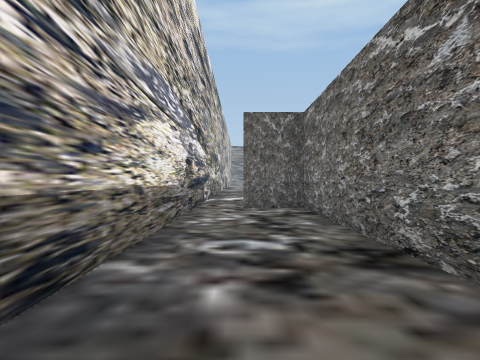
[1] (above)

24 first-person views from a walk through a 3-D level made in the Unity game engine. The camera is 1.4 m above the floor, looks level and sees 70° across. The floor is counted in squares, 2 m on a side. Each view is taken from the middle of a square. On the plan, view 1 faces up. The plan holds only what a view shows up to about 11 squares ahead; the rest is blank. The place goes on beyond the plan. Some animated figures are not drawn.

[2]
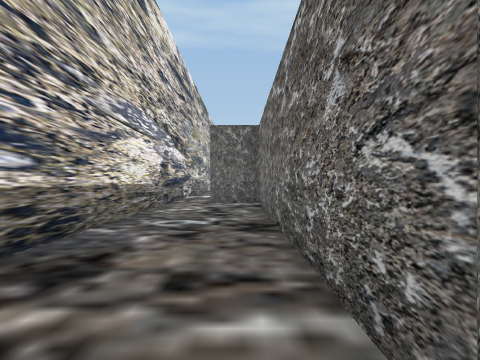

[3]
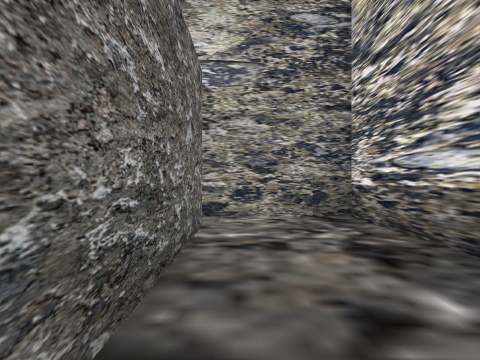

[4]
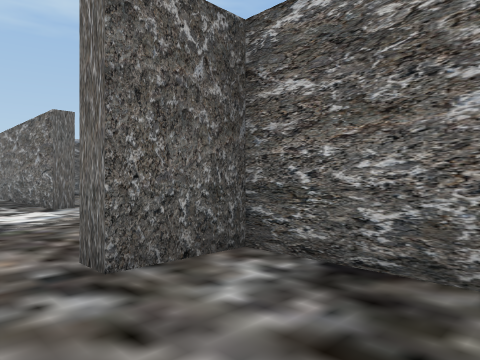

[5]
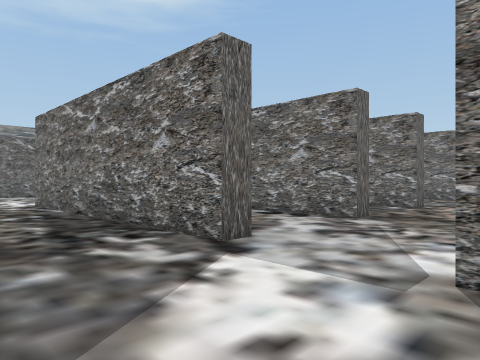

[6]
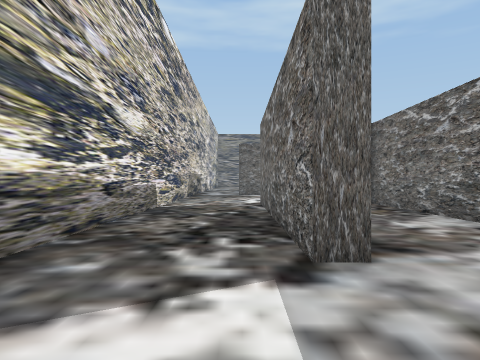

[7]
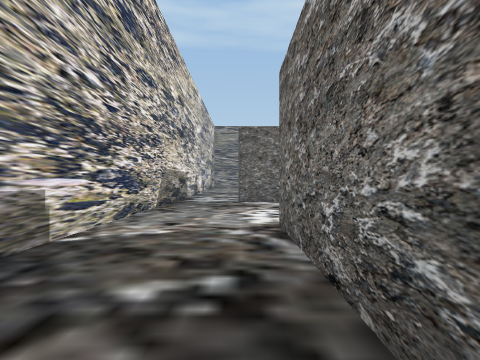

[8]
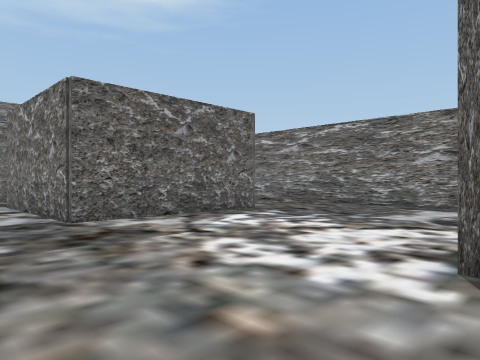

[9]
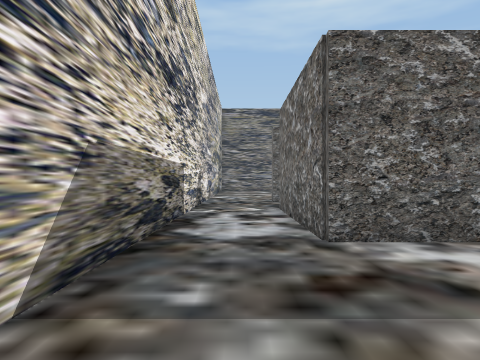

[10]
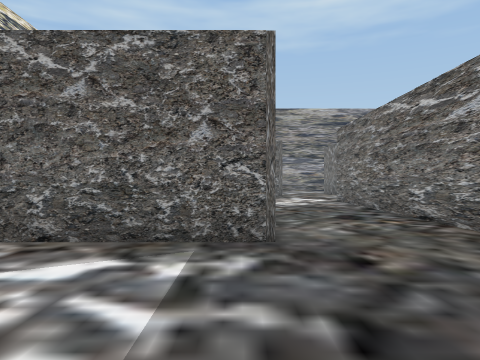

[11]
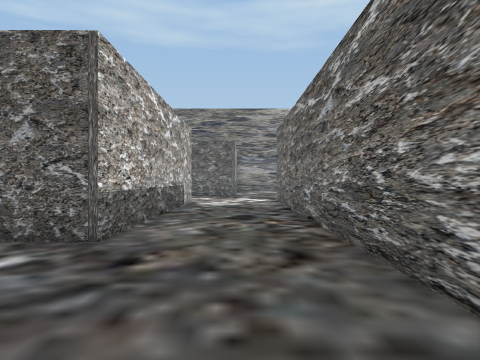

[12]
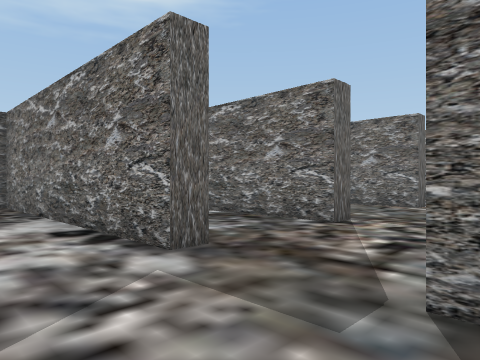

[13]
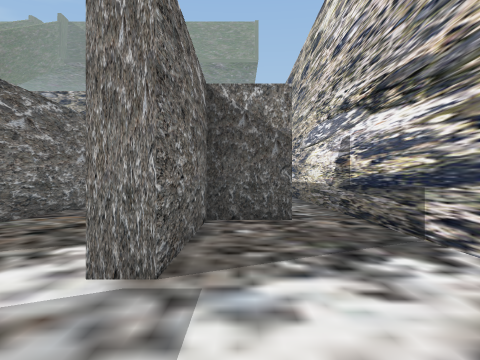

[14]
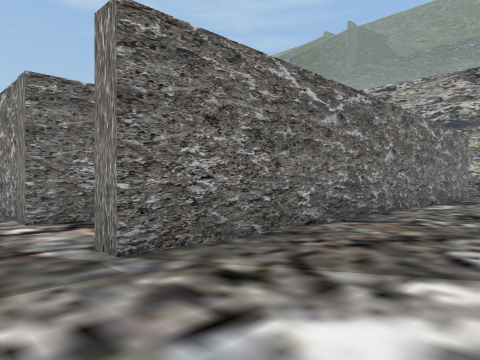

[15]
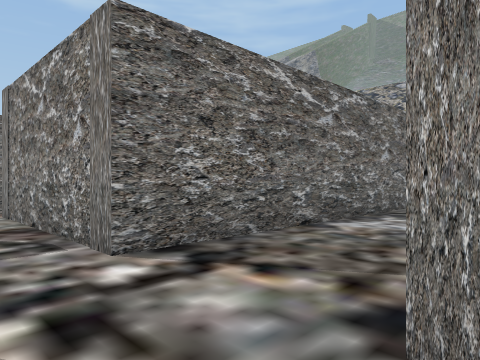

[16]
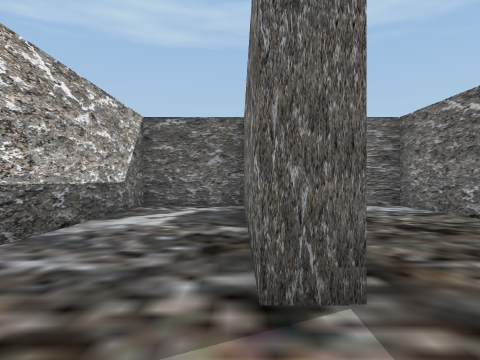

[17]
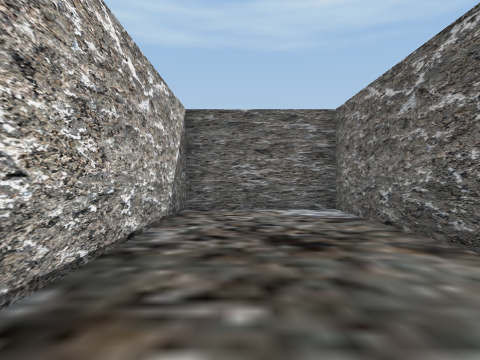

[18]
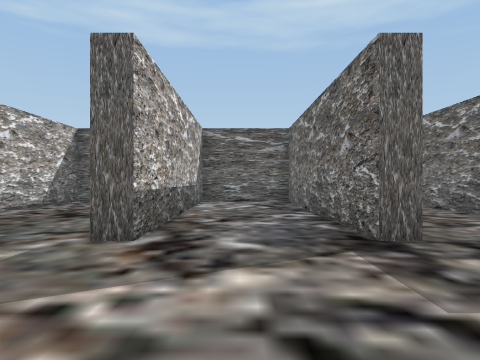

[19]
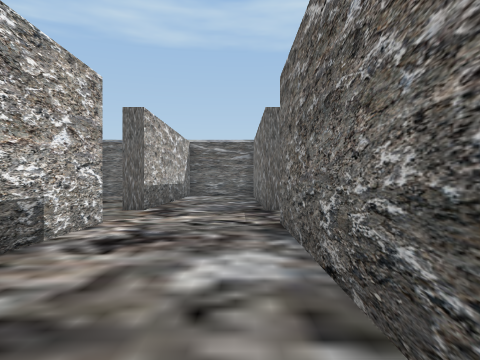

[20]
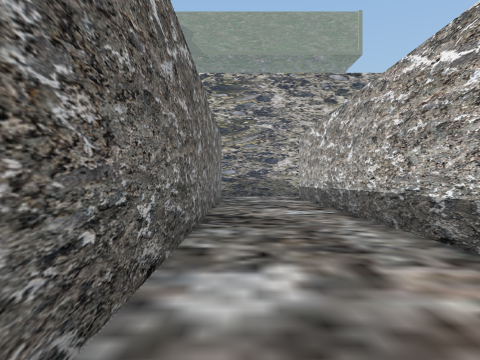

[21]
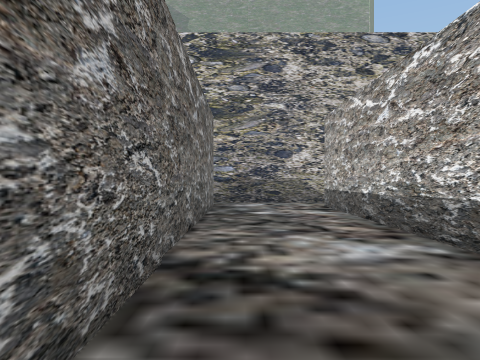

[22]
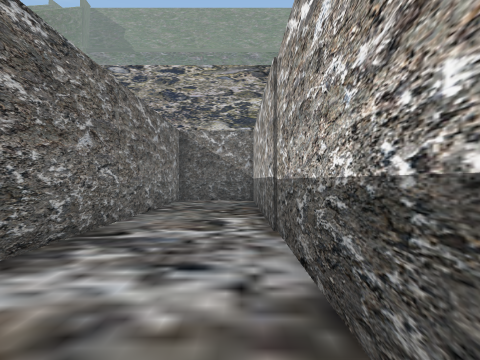

[23]
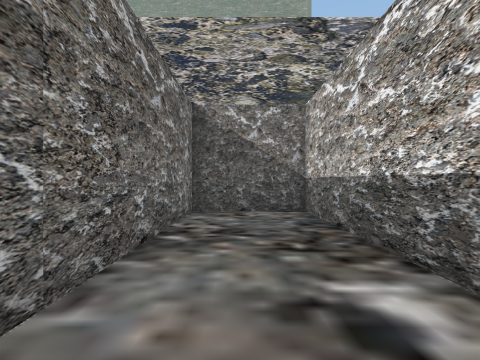

[24]
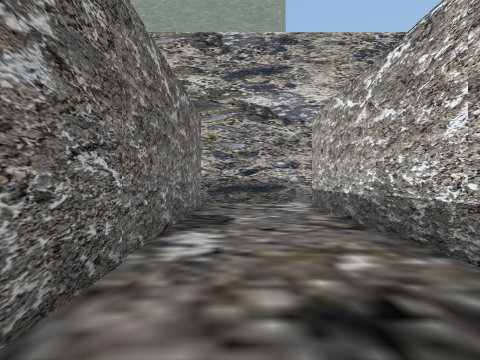

### Floor plan
Points are (right, up) in squares from view 1. A wall is a line through its corners. A room is listed if a view was taken in it or the views show most of it. See-through windows are left out.
Room 1 (views 1, 2, 3, 4, 5, 6, 7, 8, 9, 10, 11, 13)
walls: (1.6, 14.9) (1.6, 22.4); (8.1, 24) (8.1, 35); (-1.1, 12) (-1.1, -2.6) (1.6, -2.6); (-1.1, 34.8) (-1.1, 15); (5.5, 34.9) (5.5, 27.8) (1, 27.8) (1, 32.2); (1.6, -1.3) (1.6, 8.5) (0.1, 8.5) (0.1, 9) (1.6, 9) (1.6, 12.6)
ways out: opening at (2, -2) to room 2; opening at (2, 13.5) to room 2; opening at (1, 33.5)
Room 2 (views 12, 14, 24)
walls: (1.6, 12.6) (2.1, 12.6); (2.1, 5.4) (2.1, -1.3); (2.1, 14.9) (1.6, 14.9); (5, 14.9) (5, 22.1); (5, -1) (5, 12.6); (1.6, -2.6) (5.3, -2.6)
ways out: opening at (2, -2) to room 1; opening at (2, 13.5) to room 1; opening at (5, 13.5) to room 3; opening at (5, -2)
Room 3 (views 15, 22, 23)
walls: (5.5, 10.4) (5.5, -0.6) (8.1, -0.6) (8.1, 12.6); (5, 12.6) (5.5, 12.6); (5.5, 14.9) (5, 14.9); (8.1, 14.9) (8.1, 20.4); (8.1, 22.2) (5.5, 22.2) (5.5, 16.6)
ways out: opening at (5, 13.5) to room 2; opening at (8, 13.5) to room 4
Room 4 (views 16, 17)
walls: (8.8, 14.9) (8.1, 14.9); (12.7, 14.9) (12.3, 14.9) (12.3, 22.2) (8.7, 22.2) (8.7, 15.7); (8.1, 12.6) (12.7, 12.6)
ways out: opening at (8, 13.5) to room 3; opening at (13, 13.5) to room 5
Room 5 (views 18, 19, 20, 21)
walls: (12.7, 12.6) (12.7, -1.1); (15.7, 14.9) (15.7, 21.9); (15.7, -1.1) (15.7, 12.6); (12.7, 21.9) (12.7, 14.9); (12.4, -2.6) (15.9, -2.6)
ways out: opening at (13, 13.5) to room 4; opening at (13, -2); opening at (16, -2); opening at (16, 13.5)

Positions as (right, up) in squares from view 1, and headings:
1: (0, 0), facing up
2: (1, -2), facing up
3: (1, 4), facing down
4: (-1, 6), facing up-right
5: (-1, 12), facing up-right
6: (1, 12), facing up
7: (1, 17), facing up
8: (-1, 22), facing up-right
9: (0, 24), facing up
10: (5, 24), facing up
11: (7, 24), facing up
12: (3, 12), facing up-right
13: (1, 15), facing down
14: (2, 14), facing down-right
15: (5, 14), facing down-right
16: (8, 13), facing up
17: (10, 14), facing up
18: (14, 11), facing up
19: (15, 7), facing up
20: (15, 12), facing down
21: (15, 8), facing down
22: (6, 11), facing down
23: (7, 7), facing down
24: (4, 8), facing down
